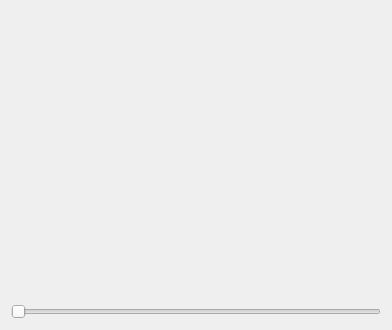
<?xml version="1.0" encoding="UTF-8"?>
<ui version="4.0">
 <class>Demo_compassWidget</class>
 <widget class="QWidget" name="Demo_compassWidget">
  <property name="geometry">
   <rect>
    <x>0</x>
    <y>0</y>
    <width>392</width>
    <height>330</height>
   </rect>
  </property>
  <property name="windowTitle">
   <string>Form</string>
  </property>
  <layout class="QVBoxLayout" name="verticalLayout">
   <item>
    <widget class="CompassWidget" name="widget" native="true"/>
   </item>
   <item>
    <widget class="QSlider" name="horizontalSlider">
     <property name="orientation">
      <enum>Qt::Horizontal</enum>
     </property>
    </widget>
   </item>
  </layout>
 </widget>
 <customwidgets>
  <customwidget>
   <class>CompassWidget</class>
   <extends>QWidget</extends>
   <header>compasswidget.h</header>
   <container>1</container>
  </customwidget>
 </customwidgets>
 <resources/>
 <connections/>
</ui>
